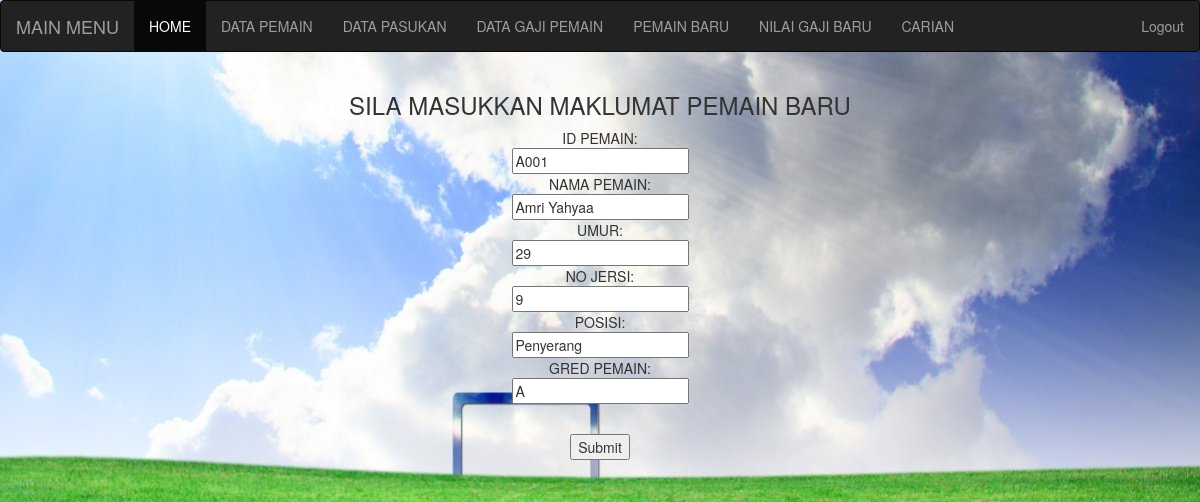
The page /edit/A001 on the database its author committed.
### tables this page shows
CREATE TABLE "pemain" (
	"id_pemain"	TEXT,
	"nama_pemain"	TEXT,
	"umur"	INTEGER,
	"no_jersi"	INTEGER,
	"posisi"	TEXT,
	"gred_pemain"	TEXT,
	PRIMARY KEY("id_pemain")
);

### appstu.py (the view)
@app.route('/edit/<id_pemain>')
def edit(id_pemain):
    row=find_pemain(id_pemain)
    status='1'
    return render_template('form.html',row=row,status=status)

### modelstu.py (called while the page is built)
def find_pemain(id_pemain):
  with sql.connect(connect_db) as db:
    qry = 'select * from pemain where id_pemain=?'
    result=db.execute(qry,(id_pemain,)).fetchone()
    return(result)

### templates/form.html (shortened to what this page needs)
{% extends "base.html" %}
{% block content %}
<center>
<h3>SILA MASUKKAN MAKLUMAT PEMAIN BARU</h3>
 {% set stat=status %}
  <form action='/update' method='post'>
    ID PEMAIN:<br>
    {% if stat=="1": %}
    <input type="text" name="id_pemain" value="{{row[0]}}" readonly><br>
    {% else: %}
    <input type="text" name="id_pemain" value="{{row[0]}}"><br>
    {% endif %}
	NAMA PEMAIN: <br>
    <input type="text" name="nama_pemain" value="{{row[1]}}"><br>
    UMUR: <br>
    <input type="text" name="umur" value="{{row[2]}}"><br>
    NO JERSI: <br>
    <input type="text" name="no_jersi" value="{{row[3]}}"><br>
    POSISI: <br>
    <input type="text" name="posisi" value="{{row[4]}}" ><br>
	GRED PEMAIN: <br>
    <input type="text" name="gred_pemain" value="{{row[5]}}" ><br>
    <br>
   <p><input type=submit value=Submit></p>
</form>
</center>
{% endblock %}

### rows shown on the page
pemain: id_pemain "A001", nama_pemain "Amri Yahyaa", umur "29", no_jersi "9", posisi "Penyerang", gred_pemain "A"
